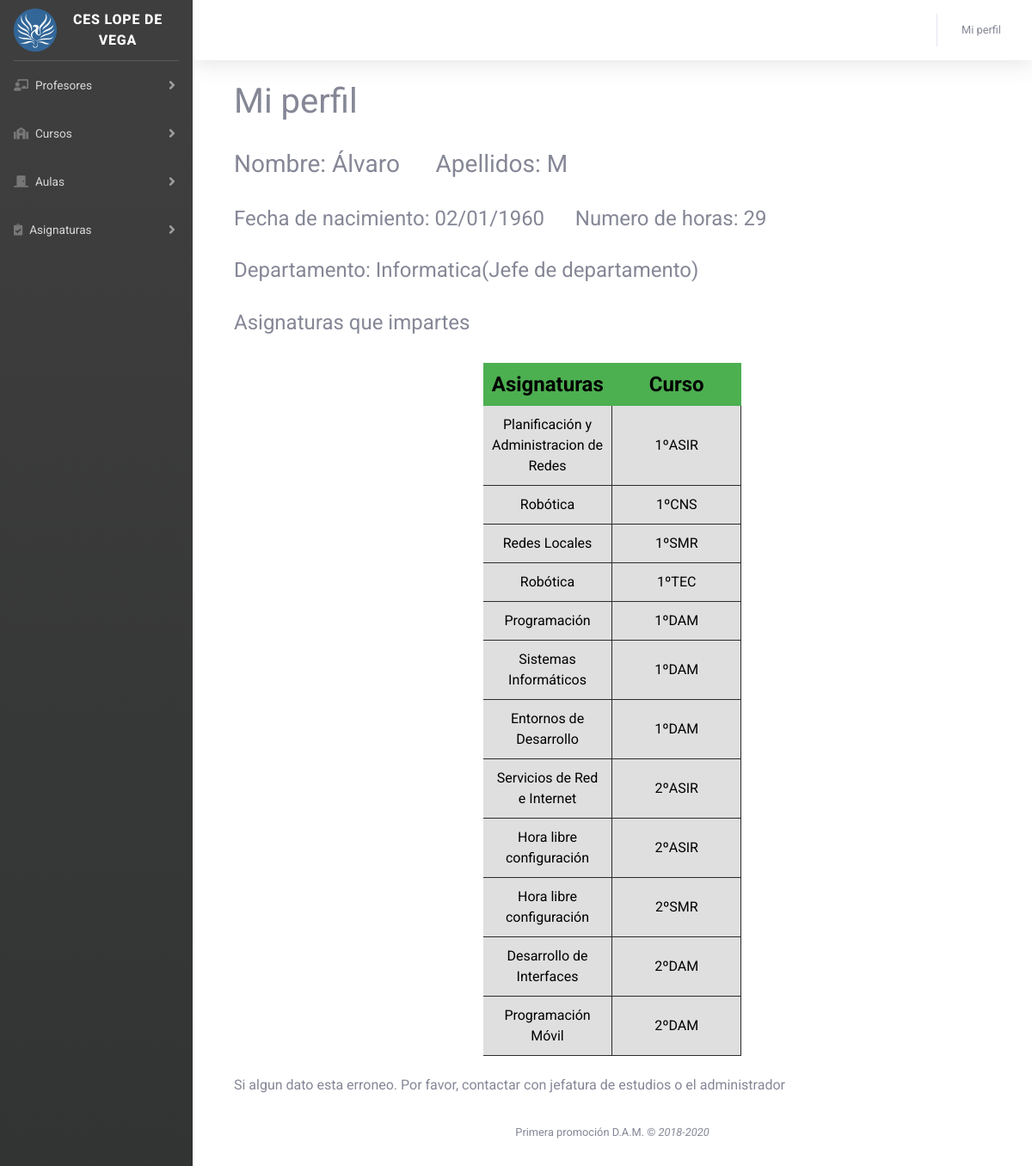
The app's page /perfil.php (signed in) with its own data.
### tables this page shows
CREATE TABLE `profesores` (
  `Id` int(11) NOT NULL,
  `DNI` varchar(255) DEFAULT NULL,
  `Nombre` varchar(255) DEFAULT NULL,
  `Apellidos` varchar(255) DEFAULT NULL,
  `Fecha_de_nacimiento` datetime DEFAULT NULL,
  `Numero_de_horas` int(11) DEFAULT NULL,
  `Cod_Departamento` int(11) DEFAULT 0,
  `usuario` varchar(255) NOT NULL,
  `contrasena` longtext NOT NULL
);

CREATE TABLE `departamento` (
  `Id` int(11) NOT NULL,
  `Nombre_del_departamento` varchar(255) DEFAULT NULL,
  `Jefe_departamento` int(11) DEFAULT 0
);

CREATE TABLE `asignatura` (
  `Id` int(11) NOT NULL,
  `Nombre_de_la_asignatura` varchar(255) DEFAULT NULL,
  `Numero de horas` int(11) DEFAULT NULL,
  `Dual` tinyint(1) DEFAULT NULL,
  `Optativa` tinyint(1) DEFAULT 0,
  `Cod_curso` int(11) DEFAULT 0
);

CREATE TABLE `cursos` (
  `Id` int(11) NOT NULL,
  `Curso` int(11) DEFAULT NULL,
  `Nombre` varchar(255) DEFAULT NULL,
  `Enseñana` varchar(255) DEFAULT NULL,
  `Horario` varchar(255) DEFAULT NULL,
  `Delegado` varchar(255) DEFAULT NULL,
  `Subdelegado` varchar(255) DEFAULT NULL,
  `Aula_Principal` int(11) DEFAULT 0,
  `Tutor` int(11) DEFAULT 0
);

### perfil.php (the view, shortened to what this page needs)
<!DOCTYPE html>
<html lang="es">
<head>
  <link href="vendor/fontawesome-free/css/all.min.css" rel="stylesheet" type="text/css">
  <link href="css/sb-admin-2.css" rel="stylesheet">
  <link  href="css/miCss.css" rel="stylesheet" type="text/css">
    <link  href="css/cssHorario.css" rel="stylesheet" type="text/css">
</head>
<body id="page-top">
  <div id="wrapper">
    <ul class="navbar-nav bg-gradient-primary sidebar sidebar-dark accordion" id="accordionSidebar">
      <a class="sidebar-brand d-flex align-items-center justify-content-center" href="menu.php">
          <img src="img/logoLope.png" class="logo">
        <div class="sidebar-brand-text mx-3">CES Lope de Vega</div>
      </a>
      <hr class="sidebar-divider my-0">
      <li class="nav-item">
        <a class="nav-link collapsed" href="#" data-toggle="collapse" data-target="#collapseTwo" aria-expanded="true" aria-controls="collapseTwo">
          <i class="fas fa-chalkboard-teacher"></i>
          <span class="indice">Profesores</span>
        </a>
      </li>
      <li class="nav-item">
        <a class="nav-link collapsed" href="#" data-toggle="collapse" data-target="#collapseThree" aria-expanded="true" aria-controls="collapseTwo">
          <i class="fas fa-school"></i>
          <span class="indice">Cursos</span>
        </a>
      </li>
      <li class="nav-item">
        <a class="nav-link collapsed" href="#" data-toggle="collapse" data-target="#collapseFour" aria-expanded="true" aria-controls="collapseTwo">
          <i class="fas fa-door-closed"></i>
          <span class="indice">Aulas</span>
        </a>
      </li>
      <li class="nav-item">
        <a class="nav-link collapsed" href="#" data-toggle="collapse" data-target="#collapseSix" aria-expanded="true" aria-controls="collapseSix">
          <i class="fas fa-clipboard-check"></i>
          <span class="indice">Asignaturas</span>
        </a>
      </li>
    </ul>
    <div id="content-wrapper" class="d-flex flex-column">
      <div id="content">
        <nav class="navbar navbar-expand navbar-light bg-white topbar mb-4 static-top shadow">
          <ul class="navbar-nav ml-auto">
            <li class="nav-item dropdown no-arrow">
              <a class="nav-link dropdown-toggle" href="#" id="userDropdown" role="button" data-toggle="dropdown" aria-haspopup="true" aria-expanded="false">
                <span class="mr-2 d-none d-lg-inline text-gray-600 small">Mi perfil</span>
              </a>
            </li>
          </ul>
        </nav>
        <div class="container-fluid">
        <div class="container-fluid">
            <h1>Mi perfil</h1>
            <br>
            <?php
            include 'php/conexion.php';
            $usuario=$_SESSION["nombre_usuario"]["name"];
                $sql1 = 'SELECT PROFESORES.Nombre AS Nombre, PROFESORES.Apellidos, PROFESORES.Fecha_de_nacimiento, PROFESORES.Numero_de_horas, DEPARTAMENTO.Nombre_del_departamento FROM (DEPARTAMENTO INNER JOIN PROFESORES ON DEPARTAMENTO.Id = PROFESORES.Cod_Departamento)  WHERE PROFESORES.usuario= "'.$usuario.'"';
                $resultado1 = $conn->query($sql1);
                if ($resultado1->num_rows > 0)
                {
                    while ($fila=$resultado1->fetch_assoc()) {
                        $date = date('d/m/Y', strtotime($fila['Fecha_de_nacimiento']));
                        echo "<h3> Nombre: ".$fila['Nombre']." &nbsp;&nbsp;&nbsp;&nbsp; Apellidos: ".$fila['Apellidos'];
                        echo "</h3><br>";
                        echo "<h4> Fecha de nacimiento: ".$date." &nbsp;&nbsp;&nbsp;&nbsp; Numero de horas: ".$fila['Numero_de_horas']."</h4><br>";
                        echo "<h4>Departamento: ".$fila['Nombre_del_departamento'];
                    }
                }
                $sql2= 'SELECT DEPARTAMENTO.Nombre_del_departamento, PROFESORES.Nombre FROM DEPARTAMENTO INNER JOIN PROFESORES ON DEPARTAMENTO.Id = PROFESORES.Cod_Departamento WHERE PROFESORES.Id=Jefe_departamento AND profesores.usuario="'.$usuario.'"';
                $resultado2 = $conn->query($sql2);
                if ($resultado2->num_rows > 0)
                {
                    while ($fila=$resultado2->fetch_assoc()) {
                        echo "(Jefe de departamento)";
                    }
                }
                    echo "</h4><br>";
                    echo "<h4>Asignaturas que impartes</h4><br>";
                $sql3='SELECT ASIGNATURA.Nombre_de_la_asignatura, CURSOS.Curso, CURSOS.Nombre FROM PROFESORES INNER JOIN ((CURSOS INNER JOIN ASIGNATURA ON CURSOS.Id = ASIGNATURA.Cod_curso) INNER JOIN Rel_Prof_Asig ON ASIGNATURA.Id = Rel_Prof_Asig.Cod_Asig) ON PROFESORES.Id = Rel_Prof_Asig.Cod_Prof WHERE profesores.usuario="'.$usuario.'"';
                $resultado3 = $conn->query($sql3);
                if ($resultado3->num_rows > 0)
                {
                    echo "<center><table><tr><th>Asignaturas</th><th>Curso</th></tr>";
                    while ($fila=$resultado3->fetch_assoc()) {
                        echo "<tr><td>".$fila["Nombre_de_la_asignatura"]."</td><td>".$fila["Curso"]."º".$fila["Nombre"]."</td></tr>";
                    }
                    echo"</table></center>";
                }
            ?>
            <br>
            <h6>Si algun dato esta erroneo. Por favor, contactar con jefatura de estudios o el administrador</h6>
        </div>
      </div>
      <footer class="sticky-footer bg-white">
        <div class="container my-auto">
          <div class="copyright text-center my-auto">
            <span>Primera promoción D.A.M. &copy; <i>2018-2020</i></span>
          </div>
        </div>
      </footer>
    </div>
  </div>
</body>
</html>

### css/miCss.css (style rules this page uses)
.logo { width: 50px; height: 50px; }
.nav-item .indice { font-size: 20px; }
* { font-family: 'Roboto', sans-serif; }

### css/cssHorario.css (style rules this page uses)
th { height: 50px; font-size: 18pt; background-color: #4CAF50; color: black; }
th { text-align: center; }
td { padding: 10px; border-right: 1px solid rgb(43, 43, 43); border-bottom: 1px solid rgb(43, 43, 43); width: 150px; background-color: #dfdfdf; text-align: center; color: black; }
* { font-family: 'Roboto', sans-serif; }

### records on screen
profesores: Nombre "Álvaro", Apellidos "M", Fecha_de_nacimiento "02/01/1960", Numero_de_horas "29", Cod_Departamento.Nombre_del_departamento "Informatica"
asignatura: Nombre_de_la_asignatura "Planificación y Administracion de Redes", Cod_curso.Curso "1", Cod_curso.Nombre "ASIR"
asignatura: Nombre_de_la_asignatura "Robótica", Cod_curso.Curso "1", Cod_curso.Nombre "CNS"
asignatura: Nombre_de_la_asignatura "Redes Locales", Cod_curso.Curso "1", Cod_curso.Nombre "SMR"
asignatura: Nombre_de_la_asignatura "Robótica", Cod_curso.Curso "1", Cod_curso.Nombre "TEC"
asignatura: Nombre_de_la_asignatura "Programación", Cod_curso.Curso "1", Cod_curso.Nombre "DAM"
asignatura: Nombre_de_la_asignatura "Sistemas Informáticos", Cod_curso.Curso "1", Cod_curso.Nombre "DAM"
asignatura: Nombre_de_la_asignatura "Entornos de Desarrollo", Cod_curso.Curso "1", Cod_curso.Nombre "DAM"
asignatura: Nombre_de_la_asignatura "Servicios de Red e Internet", Cod_curso.Curso "2", Cod_curso.Nombre "ASIR"
asignatura: Nombre_de_la_asignatura "Hora libre configuración", Cod_curso.Curso "2", Cod_curso.Nombre "ASIR"
asignatura: Nombre_de_la_asignatura "Hora libre configuración", Cod_curso.Curso "2", Cod_curso.Nombre "SMR"
asignatura: Nombre_de_la_asignatura "Desarrollo de Interfaces", Cod_curso.Curso "2", Cod_curso.Nombre "DAM"
asignatura: Nombre_de_la_asignatura "Programación Móvil", Cod_curso.Curso "2", Cod_curso.Nombre "DAM"
